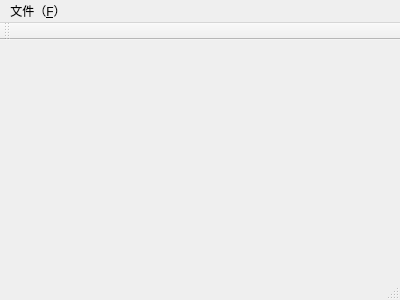
<?xml version="1.0" encoding="UTF-8"?>
<ui version="4.0">
 <class>MainWindow</class>
 <widget class="QMainWindow" name="MainWindow">
  <property name="geometry">
   <rect>
    <x>0</x>
    <y>0</y>
    <width>400</width>
    <height>300</height>
   </rect>
  </property>
  <property name="windowTitle">
   <string>MainWindow</string>
  </property>
  <widget class="QWidget" name="centralWidget"/>
  <widget class="QMenuBar" name="menuBar">
   <property name="geometry">
    <rect>
     <x>0</x>
     <y>0</y>
     <width>400</width>
     <height>23</height>
    </rect>
   </property>
   <widget class="QMenu" name="menu_F">
    <property name="title">
     <string>文件（&amp;F）</string>
    </property>
    <addaction name="action_N"/>
   </widget>
   <addaction name="menu_F"/>
  </widget>
  <widget class="QToolBar" name="mainToolBar">
   <attribute name="toolBarArea">
    <enum>TopToolBarArea</enum>
   </attribute>
   <attribute name="toolBarBreak">
    <bool>false</bool>
   </attribute>
  </widget>
  <widget class="QStatusBar" name="statusBar"/>
  <action name="action_N">
   <property name="icon">
    <iconset resource="myicon.qrc">
     <normaloff>:/myimages/actions/actions/add.png</normaloff>:/myimages/actions/actions/add.png</iconset>
   </property>
   <property name="text">
    <string>新建（&amp;N）</string>
   </property>
  </action>
  <action name="action_N_2">
   <property name="text">
    <string>新建（&amp;N）</string>
   </property>
   <property name="toolTip">
    <string>新建（N）</string>
   </property>
   <property name="shortcut">
    <string>Ctrl+N</string>
   </property>
  </action>
 </widget>
 <layoutdefault spacing="6" margin="11"/>
 <resources>
  <include location="myicon.qrc"/>
 </resources>
 <connections/>
</ui>
